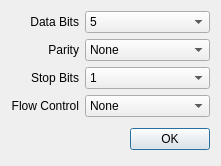
<?xml version="1.0" encoding="UTF-8"?>
<ui version="4.0">
 <class>PortSetBox</class>
 <widget class="QDialog" name="PortSetBox">
  <property name="geometry">
   <rect>
    <x>0</x>
    <y>0</y>
    <width>221</width>
    <height>166</height>
   </rect>
  </property>
  <property name="windowTitle">
   <string>Port Settings</string>
  </property>
  <layout class="QGridLayout" name="gridLayout">
   <item row="0" column="0">
    <widget class="QLabel" name="label">
     <property name="text">
      <string>Data Bits</string>
     </property>
     <property name="alignment">
      <set>Qt::AlignRight|Qt::AlignTrailing|Qt::AlignVCenter</set>
     </property>
    </widget>
   </item>
   <item row="0" column="1">
    <widget class="QComboBox" name="dataBitsBox">
     <item>
      <property name="text">
       <string notr="true">5</string>
      </property>
     </item>
     <item>
      <property name="text">
       <string notr="true">6</string>
      </property>
     </item>
     <item>
      <property name="text">
       <string notr="true">7</string>
      </property>
     </item>
     <item>
      <property name="text">
       <string notr="true">8</string>
      </property>
     </item>
    </widget>
   </item>
   <item row="1" column="0">
    <widget class="QLabel" name="label_2">
     <property name="text">
      <string>Parity</string>
     </property>
     <property name="alignment">
      <set>Qt::AlignRight|Qt::AlignTrailing|Qt::AlignVCenter</set>
     </property>
    </widget>
   </item>
   <item row="1" column="1">
    <widget class="QComboBox" name="paritBox">
     <item>
      <property name="text">
       <string notr="true">None</string>
      </property>
     </item>
     <item>
      <property name="text">
       <string notr="true">Even</string>
      </property>
     </item>
     <item>
      <property name="text">
       <string notr="true">Odd</string>
      </property>
     </item>
     <item>
      <property name="text">
       <string notr="true">Space</string>
      </property>
     </item>
     <item>
      <property name="text">
       <string notr="true">Mark</string>
      </property>
     </item>
    </widget>
   </item>
   <item row="2" column="0">
    <widget class="QLabel" name="label_3">
     <property name="text">
      <string>Stop Bits</string>
     </property>
     <property name="alignment">
      <set>Qt::AlignRight|Qt::AlignTrailing|Qt::AlignVCenter</set>
     </property>
    </widget>
   </item>
   <item row="2" column="1">
    <widget class="QComboBox" name="stopBitsBox">
     <item>
      <property name="text">
       <string notr="true">1</string>
      </property>
     </item>
     <item>
      <property name="text">
       <string notr="true">1.5</string>
      </property>
     </item>
     <item>
      <property name="text">
       <string notr="true">2</string>
      </property>
     </item>
    </widget>
   </item>
   <item row="3" column="0">
    <widget class="QLabel" name="label_4">
     <property name="text">
      <string>Flow Control</string>
     </property>
     <property name="alignment">
      <set>Qt::AlignRight|Qt::AlignTrailing|Qt::AlignVCenter</set>
     </property>
    </widget>
   </item>
   <item row="3" column="1">
    <widget class="QComboBox" name="flowControlBox">
     <item>
      <property name="text">
       <string notr="true">None</string>
      </property>
     </item>
     <item>
      <property name="text">
       <string notr="true">RTS/CTS</string>
      </property>
     </item>
     <item>
      <property name="text">
       <string notr="true">XON/XOFF</string>
      </property>
     </item>
    </widget>
   </item>
   <item row="4" column="1">
    <widget class="QDialogButtonBox" name="buttonBox">
     <property name="sizePolicy">
      <sizepolicy hsizetype="Preferred" vsizetype="Preferred">
       <horstretch>0</horstretch>
       <verstretch>0</verstretch>
      </sizepolicy>
     </property>
     <property name="orientation">
      <enum>Qt::Horizontal</enum>
     </property>
     <property name="standardButtons">
      <set>QDialogButtonBox::Ok</set>
     </property>
    </widget>
   </item>
  </layout>
 </widget>
 <resources/>
 <connections>
  <connection>
   <sender>buttonBox</sender>
   <signal>accepted()</signal>
   <receiver>PortSetBox</receiver>
   <slot>accept()</slot>
   <hints>
    <hint type="sourcelabel">
     <x>248</x>
     <y>254</y>
    </hint>
    <hint type="destinationlabel">
     <x>157</x>
     <y>274</y>
    </hint>
   </hints>
  </connection>
  <connection>
   <sender>buttonBox</sender>
   <signal>rejected()</signal>
   <receiver>PortSetBox</receiver>
   <slot>reject()</slot>
   <hints>
    <hint type="sourcelabel">
     <x>316</x>
     <y>260</y>
    </hint>
    <hint type="destinationlabel">
     <x>286</x>
     <y>274</y>
    </hint>
   </hints>
  </connection>
 </connections>
</ui>
